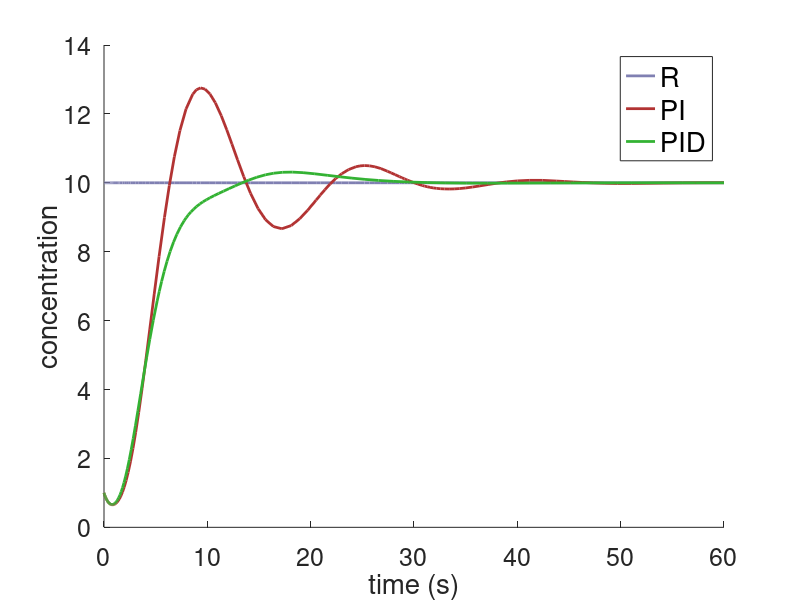

The MATLAB script that drew this image:
function createConstantFigure()

constant1 = csvread('constantPI.csv');
constant2 = csvread('constantPID.csv');

XData1 = constant1(:,1);
XData2 = constant2(:,1);

YData1 = constant1(:, 2);
YData2 = constant1(:, 3);
YData3 = constant2(:, 3);

% Create figure
figure1 = figure;

% Create axes
axes1 = axes('Parent',figure1,'FontSize',18);

% Create line
line(XData1,YData1,'Parent',axes1,'DisplayName','R','LineWidth',2,...
    'Color',[0.5 0.5 0.7]);

% Create line
line(XData1,YData2,'Parent',axes1,'DisplayName','PI','LineWidth',2,...
    'Color',[0.7 0.2 0.2]);

% Create line
line(XData2,YData3,'Parent',axes1,'DisplayName','PID','LineWidth',2,...
    'Color',[0.2 0.7 0.2]);

% Create xlabel
xlabel('time (s)','FontSize',20);

% Create ylabel
ylabel('concentration','FontSize',20);

% Create legend
legend1 = legend(axes1,'show');
set(legend1,'FontSize',20);


